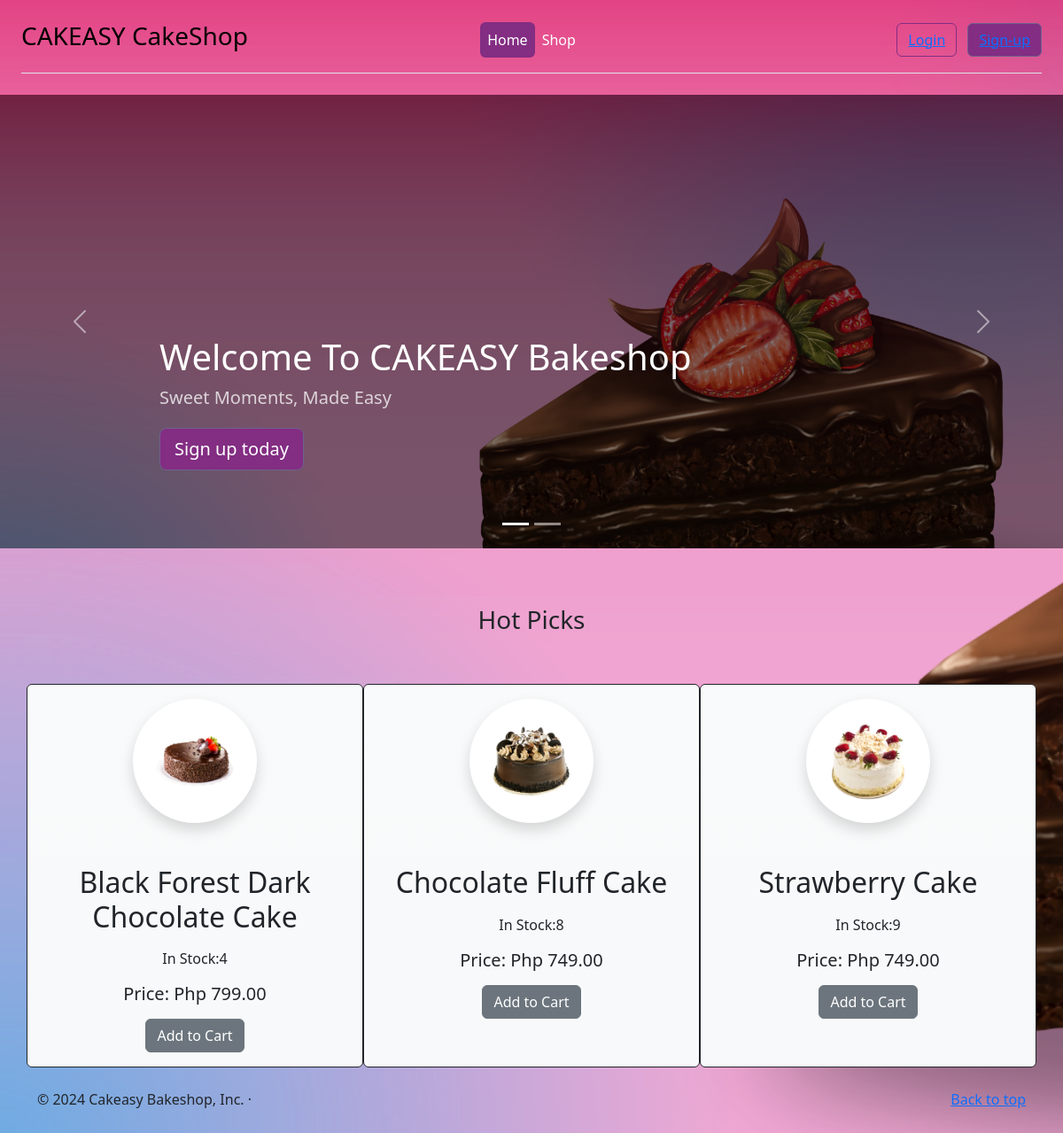
The app's page /views/home.php with its own data.
### tables this page shows
CREATE TABLE `items` (
  `id` int(11) NOT NULL,
  `name` varchar(255) NOT NULL,
  `category` varchar(255) NOT NULL,
  `price` decimal(10,2) NOT NULL,
  `description` text NOT NULL,
  `quantity` int(50) NOT NULL,
  `date_create` timestamp NOT NULL DEFAULT current_timestamp() ON UPDATE current_timestamp(),
  `fileLoc` varchar(255) NOT NULL,
  `status` varchar(255) NOT NULL,
  `score` int(255) NOT NULL
);

### init/functions.php (called while the page is built, shortened)
<?php
function query_row($query)
{
    $string = 'mysql:HOSTNAME=localhost;dbname=cakeasy_db';
    $conn = new PDO($string, 'root', '');
    $stmt = $conn->prepare($query);
    $stmt->execute();
    $result = $stmt->fetchAll(PDO::FETCH_ASSOC);
    if (is_array($result)) {
        return $result;
    }
    return false;
}

### views/partials/items.php (the view, shortened to what this page needs)
<?php
$query = 'SELECT * FROM items WHERE status = "Active" ORDER BY score DESC limit 3';
    $row = query_row($query);
for ($i = 0; $i < count($row); $i++) {
?>
    <div class="col-lg-4 border border-dark rounded bg-light bg-gradient p-3">
        <img class="bd-placeholder-img rounded-circle shadow p-3 mb-5 bg-white rounded" src="<?= $row[$i]['fileLoc'] ?>" alt="itemImg" width="140" height="140" />
        <h2 class="fw-normal"><?= $row[$i]['name'] ?></h2>
        <p>In Stock:<?= $row[$i]['quantity'] ?></p>
        <p>
        <h5>Price: Php <?= $row[$i]['price'] ?></h5>
        </p>
        <form class="form-submit">
            <?php
            if (isset($_SESSION['username'])) {
            ?>
                <button class="btn btn-secondary btn-block addItemBtn">
                    <i class="fa fa-cart-plus"></i>Add to Cart
                </button>
            <?php
            } else {
            ?>
                <button class="btn btn-secondary btn-block login">
                    <i class="fa fa-cart-plus"></i>Add to Cart
                </button>
            <?php
            }
            ?>
        </form>
    </div>
<?php
}
?>

### views/home.php (shortened to what this page needs)
<?php
include "../init/functions.php";
?>
<!doctype html>
<html lang="en" data-bs-theme="light">
<head>
    <link href="../assets/dist/css/bootstrap.min.css" rel="stylesheet">
    <link rel="stylesheet" href="../assets/css/style.css">
    <link href="../assets/css/nav.css" rel="stylesheet">
    <link rel="stylesheet" href="../assets/css/carousel.css">
</head>
<body class="align-items-center py-4 bg-body-tertiary">
    <main>
        <header class="d-flex flex-wrap align-items-center justify-content-center justify-content-md-between pb-3 mb-4 border-bottom">
            <div class="col-md-3 mb-2 mb-md-0">
                <a href="/" class="d-inline-flex link-body-emphasis text-decoration-none">
                    <h3 class="ml-5">CAKEASY CakeShop</h3>
                </a>
            </div>
            <ul class="nav nav-pills nav-fill col-12 col-md-auto mb-2 justify-content-center mb-md-0">
                <li><a href="#" class="nav-link px-2 active">Home</a></li>
                <li><a href="shop.php" class="nav-link px-2">Shop</a></li>
            </ul>
            <?php
            if (isset($_SESSION['username'])) {
            ?>
                <div class="col-md-1 text-end">
                    <div class="dropdown text-end">
                        <a href="#" class="d-block link-body-emphasis text-decoration-none dropdown-toggle" data-bs-toggle="dropdown" aria-expanded="false">
                            <img src="https://github.com/mdo.png" alt="mdo" width="32" height="32" class="rounded-circle">
                        </a>
                        <ul class="dropdown-menu text-small">
                            <li><a class="dropdown-item" href="../init/destroy.php">Sign out</a></li>
                        </ul>
                    </div>
                </div>
            <?php } else { ?>
                <div class="col-md-3 text-end">
                    <button type="button" class="btn btn-outline-primary me-2"><a href="../index.php?url=login">Login</a></button>
                    <button type="button" class="btn btn-primary"><a href="../index.php?url=signup">Sign-up</a></button>
                </div>
            <?php } ?>
        </header>
        <div id="myCarousel" class="carousel slide mb-6" data-bs-ride="carousel">
            <div class="carousel-indicators">
                <button type="button" data-bs-target="#myCarousel" data-bs-slide-to="0" class="active" aria-current="true" aria-label="Slide 1"></button>
                <button type="button" data-bs-target="#myCarousel" data-bs-slide-to="1" aria-label="Slide 2"></button>
            </div>
            <div class="carousel-inner">
                <div class="carousel-item active">
                    <div class="bd-placeholder-img">
                        <img class="imageA" src="../assets/img/cakeItEasy.png" alt="carouselA" width="100%" aria-hidden="true" preserveAspectRatio="xMidYMid slice" focusable="false">
                    </div>
                    <div class="container">
                        <div class="carousel-caption text-start">
                            <h1>Welcome To CAKEASY Bakeshop</h1>
                            <p class="opacity-75">Sweet Moments, Made Easy</p>
                            <p><a class="btn btn-lg btn-primary" href="../views/signup.php">Sign up today</a></p>
                        </div>
                    </div>
                </div>
            </div>
            <button class="carousel-control-prev" type="button" data-bs-target="#myCarousel" data-bs-slide="prev">
                <span class="carousel-control-prev-icon" aria-hidden="true"></span>
            </button>
            <button class="carousel-control-next" type="button" data-bs-target="#myCarousel" data-bs-slide="next">
                <span class="carousel-control-next-icon" aria-hidden="true"></span>
            </button>
        </div>
        <div class="container marketing">
            <div class="row mb-5 text-center">
                <h3>Hot Picks</h3>
            </div>
            <div class="row justify-content-center">
                <?php
                    include "./partials/items.php";
                ?>
            </div>
        </div>
        <footer class="container">
            <p class="float-end"><a href="#">Back to top</a></p>
            <p>&copy; 2024 Cakeasy Bakeshop, Inc. &middot;</p>
        </footer>
    </main>
</body>
</html>

### assets/css/style.css (style rules this page uses)
.bd-placeholder-img { font-size: 1.125rem; text-anchor: middle; -webkit-user-select: none; -moz-user-select: none; user-select: none; }

### assets/css/nav.css (style rules this page uses)
.bg-body-tertiary { background-color: rgb(224, 70, 134) !important; background-image: url(../img/cakeItEasy.png); background-repeat:no-repeat; backdrop-filter: opacity(0.5); background-size: cover; }
.btn-primary { --bs-btn-color: #fff; --bs-btn-bg: rgb(131, 45, 131); --bs-btn-border-color: #6e618d; --bs-btn-hover-color: #fff; --bs-btn-hover-bg: #8174a0; --bs-btn-hover-border-color: #6b5d8c; --bs-btn-focus-shadow-rgb: 49, 132, 253; --bs-btn-active-color: #fff; --bs-btn-active-bg: #0a58ca; --bs-btn-active-border-color: #0a53be; --bs-btn-active-shadow: inset 0 3px 5px rgba(0, 0, 0, 0.125); --bs-btn-disabled-color: #fff; --bs-btn-disabled-bg: #0d6efd; --bs-btn-disabled-border-color: #0d6efd; }
.btn-outline-primary { --bs-btn-color: rgb(255, 255, 255); --bs-btn-border-color: rgb(131, 45, 131); --bs-btn-hover-color: #fff; --bs-btn-hover-bg: rgb(131, 45, 131); --bs-btn-hover-border-color: rgb(131, 45, 131); --bs-btn-focus-shadow-rgb: 13, 110, 253; --bs-btn-active-color: #fff; --bs-btn-active-bg: #0d6efd; --bs-btn-active-border-color: #0d6efd; --bs-btn-active-shadow: inset 0 3px 5px rgba(0, 0, 0, 0.125); --bs-btn-disabled-color: #0d6efd; --bs-btn-disabled-bg: transparent; --bs-btn-disabled-border-color: #0d6efd; --bs-gradient: none; }
.nav-pills .nav-link.active, .nav-pills .show>.nav-link { color: var(--bs-nav-pills-link-active-color); background-color: rgb(131, 45, 131); }
.mb-4 { margin-bottom: 1.5rem !important; margin-right: 1.5rem; margin-left: 1.5rem; }
.nav-link { display: block; padding: var(--bs-nav-link-padding-y) var(--bs-nav-link-padding-x); font-size: var(--bs-nav-link-font-size); font-weight: var(--bs-nav-link-font-weight); color: #fff; text-decoration: none; background: 0 0; border: 0; transition: color .15s ease-in-out, background-color .15s ease-in-out, border-color .15s ease-in-out; }

### assets/css/carousel.css (style rules this page uses)
body { padding-top: 3rem; padding-bottom: 3rem; color: rgb(var(--bs-tertiary-color-rgb)); }
.carousel { margin-bottom: 4rem; }
.carousel-caption { bottom: 3rem; z-index: 10; }
.carousel-item { height: 32rem; }
.bd-placeholder-img { background-color: black; }
.imageA { opacity: 0.5; }
.marketing .col-lg-4 { margin-bottom: 1.5rem; text-align: center; }
.marketing .col-lg-4 p { margin-right: .75rem; margin-left: .75rem; }
@media (min-width: 40em) { .carousel-caption p { margin-bottom: 1.25rem; font-size: 1.25rem; line-height: 1.4; } }

### records on screen
items: fileLoc (picture), name "Black Forest Dark Chocolate Cake", quantity "4", price "799.00"
items: fileLoc (picture), name "Chocolate Fluff Cake", quantity "8", price "749.00"
items: fileLoc (picture), name "Strawberry Cake", quantity "9", price "749.00"
